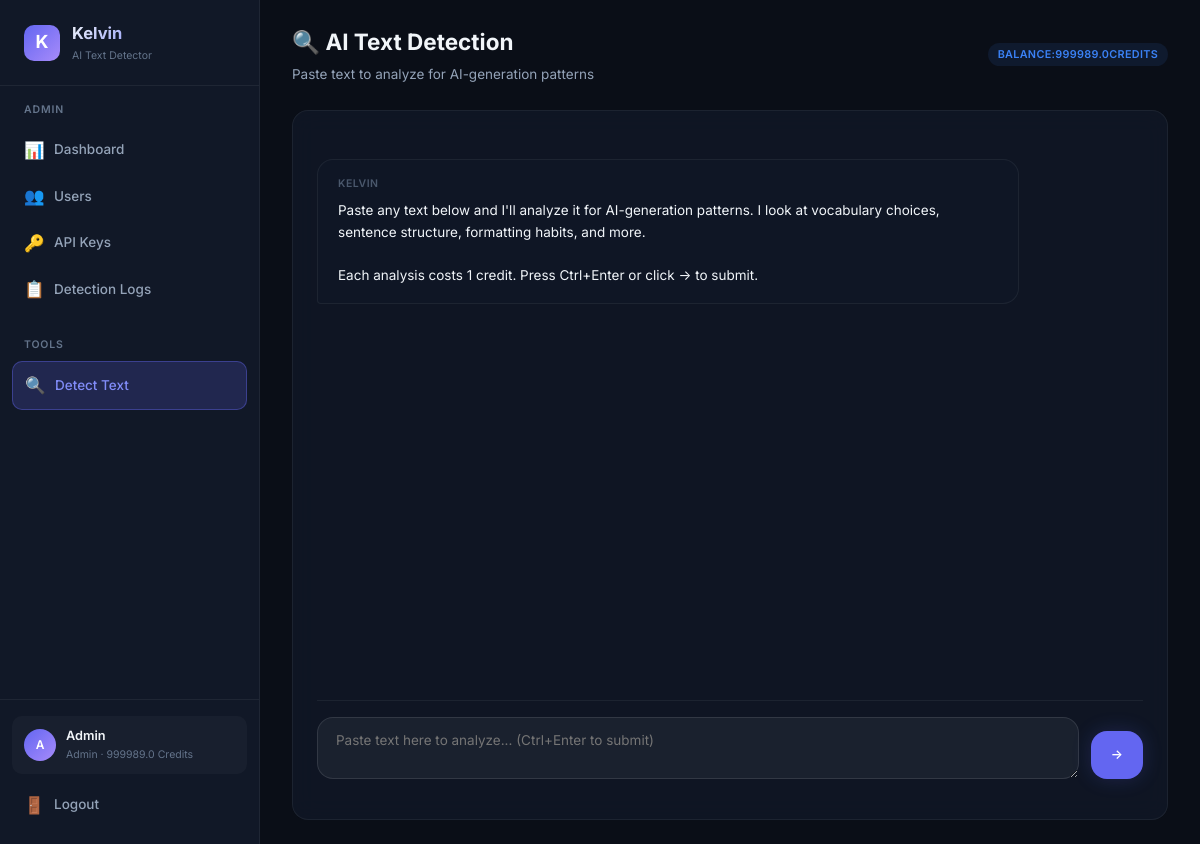
The page /dashboard/detect (signed in) on the database as committed earlier.
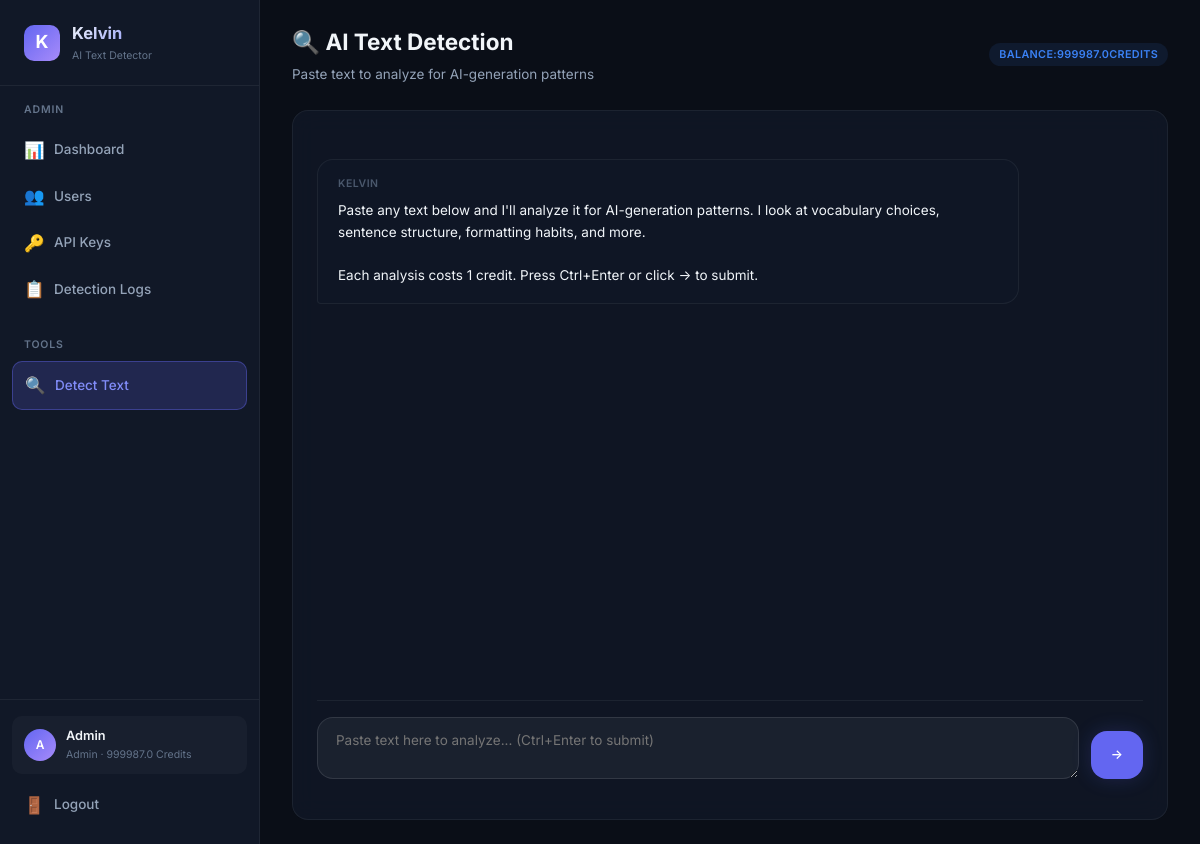
The same page on the database as committed later.
### database.py (models this page shows, shortened)
class User(Base):
    __tablename__ = "users"
    id = Column(Integer, primary_key=True, autoincrement=True)
    email = Column(String(255), unique=True, nullable=False, index=True)
    password_hash = Column(String(255), nullable=False)
    display_name = Column(String(100), nullable=False)
    role = Column(String(20), nullable=False, default="user")  # "admin" or "user"
    balance = Column(Float, nullable=False, default=100.0)
    is_active = Column(Boolean, nullable=False, default=True)
    created_at = Column(DateTime, nullable=False, default=datetime.utcnow)
    api_keys = relationship("APIKeyRecord", back_populates="user", lazy="dynamic")
    detection_logs = relationship("DetectionLog", back_populates="user", lazy="dynamic")
    transactions = relationship("BalanceTransaction", back_populates="user", lazy="dynamic")

### detect-ai.py (the view)
@app.get("/dashboard/detect", response_class=HTMLResponse)
async def user_detect_page(request: Request, db: Session = Depends(get_db_session)):
    _require_web_user(request, db)
    return _render(request, db, "user/detect.html")

### templates/user/detect.html (shortened to what this page needs)
{% extends "base.html" %}
{% set active_page = 'detect' %}
{% block page_header %}
<div class="page-header">
    <div class="flex items-center justify-between">
        <div>
            <h2>🔍 AI Text Detection</h2>
            <p>Paste text to analyze for AI-generation patterns</p>
        </div>
        <div class="badge badge-blue">
            Balance: <span id="balance-display">{{ user.balance | round(1) }}</span> credits
        </div>
    </div>
</div>
{% endblock %}
{% block content %}
<div class="card">
    <div class="chat-container">
        <div class="chat-messages" id="chat-messages">
            <div class="chat-bubble system">
                <div class="bubble-label">Kelvin</div>
                <div class="bubble-text">Paste any text below and I'll analyze it for AI-generation patterns. I look at vocabulary choices, sentence structure, formatting habits, and more.
Each analysis costs 1 credit. Press Ctrl+Enter or click → to submit.</div>
            </div>
        </div>
        <div class="chat-input-area">
            <form id="chat-form" method="POST" action="/dashboard/detect">
                <div class="chat-input-wrapper">
                    <textarea id="chat-input" name="text" placeholder="Paste text here to analyze... (Ctrl+Enter to submit)"
                              required minlength="20" maxlength="50000"></textarea>
                    <button type="submit" id="chat-submit" class="btn btn-primary">→</button>
                </div>
            </form>
        </div>
    </div>
</div>
{% endblock %}

### templates/base.html (shortened to what this page needs)
<!DOCTYPE html>
<html lang="en">
<head>
    <link rel="stylesheet" href="/static/css/style.css?v=4">
</head>
<body>
    {% block body %}
    <div class="app-layout">
        <aside class="sidebar">
            <div class="sidebar-brand">
                <div class="brand-icon">K</div>
                <div>
                    <h1>Kelvin</h1>
                    <div class="brand-version">AI Text Detector</div>
                </div>
            </div>
            <nav class="sidebar-nav">
                {% if user and user.role == 'admin' %}
                <div class="nav-section">
                    <div class="nav-section-title">Admin</div>
                    <a href="/admin/dashboard" class="nav-link {% if active_page == 'admin-dashboard' %}active{% endif %}">
                        <span class="nav-icon">📊</span> Dashboard
                    </a>
                    <a href="/admin/users" class="nav-link {% if active_page == 'admin-users' %}active{% endif %}">
                        <span class="nav-icon">👥</span> Users
                    </a>
                    <a href="/admin/keys" class="nav-link {% if active_page == 'admin-keys' %}active{% endif %}">
                        <span class="nav-icon">🔑</span> API Keys
                    </a>
                    <a href="/admin/logs" class="nav-link {% if active_page == 'admin-logs' %}active{% endif %}">
                        <span class="nav-icon">📋</span> Detection Logs
                    </a>
                </div>
                <div class="nav-section">
                    <div class="nav-section-title">Tools</div>
                    <a href="/dashboard/detect" class="nav-link {% if active_page == 'detect' %}active{% endif %}">
                        <span class="nav-icon">🔍</span> Detect Text
                    </a>
                </div>
                {% endif %}
            </nav>
            {% if user %}
            <div class="sidebar-footer">
                <div class="sidebar-user">
                    <div class="user-avatar">{{ user.display_name[0] | upper }}</div>
                    <div class="user-info">
                        <div class="user-name">{{ user.display_name }}</div>
                        <div class="user-role">{{ user.role }} · {{ user.balance | round(1) }} credits</div>
                    </div>
                </div>
                <a href="/logout" class="nav-link" style="margin-top: 8px;">
                    <span class="nav-icon">🚪</span> Logout
                </a>
            </div>
            {% endif %}
        </aside>
        <main class="main-content">
            {% block page_header %}{% endblock %}
            <div class="page-body">
                {% block content %}{% endblock %}
            </div>
        </main>
    </div>
    {% endblock %}
</body>
</html>

Rows that differ between the two databases and show on the page:
changed User "Admin": balance "999989.0" → "999987.0"
